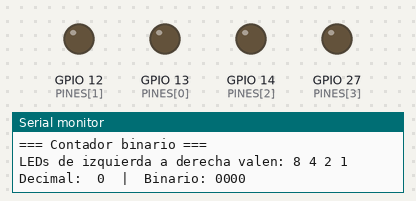
Recording of a sketch running on a simulated ESP32. Parts: output pins drawn as LEDs (lit = HIGH), the last lines printed to the serial monitor.

Above: at 0.3 s.
At 1.7 s:
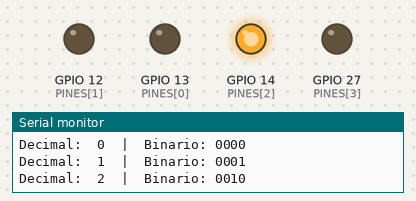
At 3.8 s:
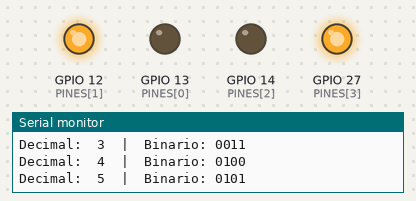
At 7.3 s:
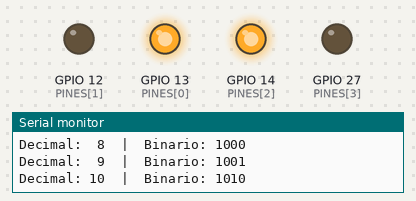
At 11.3 s:
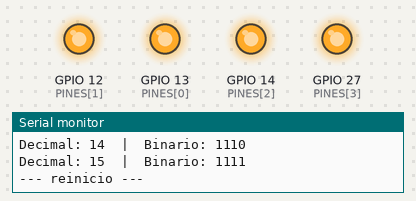
At 15.3 s:
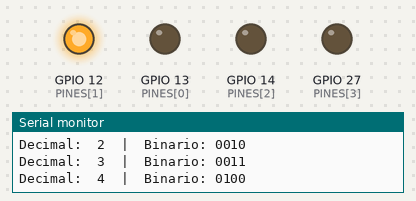
Timing chart, 0 to 15.9 s (numbered marks = the images above):
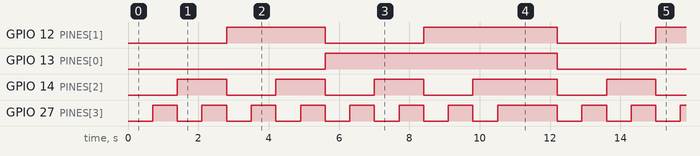

The sketch:

contador-led-binario.ino
```cpp
const int PINES[] = {13, 12, 14, 27};  // de izquierda (8) a derecha (1)
const int BITS = 4;
const int VELOCIDAD_MS = 700;          // tiempo entre cada numero

void mostrarNumero(int numero) {
  for (int i = 0; i < BITS; i++) {
    // El primer LED representa el bit 3 (valor 8), el ultimo el bit 0 (valor 1)
    int bit = (numero >> (BITS - 1 - i)) & 1;
    digitalWrite(PINES[i], bit);
  }
}

void setup() {
  Serial.begin(115200);

  for (int i = 0; i < BITS; i++) {
    pinMode(PINES[i], OUTPUT);
    digitalWrite(PINES[i], LOW);
  }

  Serial.println("\n=== Contador binario ===");
  Serial.println("LEDs de izquierda a derecha valen: 8 4 2 1\n");
}

void loop() {
  for (int n = 0; n < 16; n++) {
    mostrarNumero(n);

    // Imprimir en decimal y binario (con ceros a la izquierda)
    Serial.printf("Decimal: %2d  |  Binario: ", n);
    for (int b = BITS - 1; b >= 0; b--) {
      Serial.print((n >> b) & 1);
    }
    Serial.println();

    delay(VELOCIDAD_MS);
  }

  Serial.println("--- reinicio ---\n");
  delay(1000);
}
```

Measured:
- by itself, GPIO 12 (PINES[1]): repeats every 12.2 s: LOW 2.8 s, HIGH 3.8 s, LOW 2.8 s, HIGH 2.8 s
- by itself, GPIO 13 (PINES[0]): alternates HIGH for 6.6 s and LOW for 5.6 s
- by itself, GPIO 14 (PINES[2]): repeats every 12.2 s: 2 × (LOW 1.4 s, HIGH 1.4 s), LOW 1.4 s, HIGH 2.4 s, LOW 1.4 s, HIGH 1.4 s
- by itself, GPIO 27 (PINES[3]): repeats every 12.2 s: 6 × (LOW 0.70 s, HIGH 0.70 s), LOW 0.70 s, HIGH 1.7 s, LOW 0.70 s, HIGH 0.70 s
